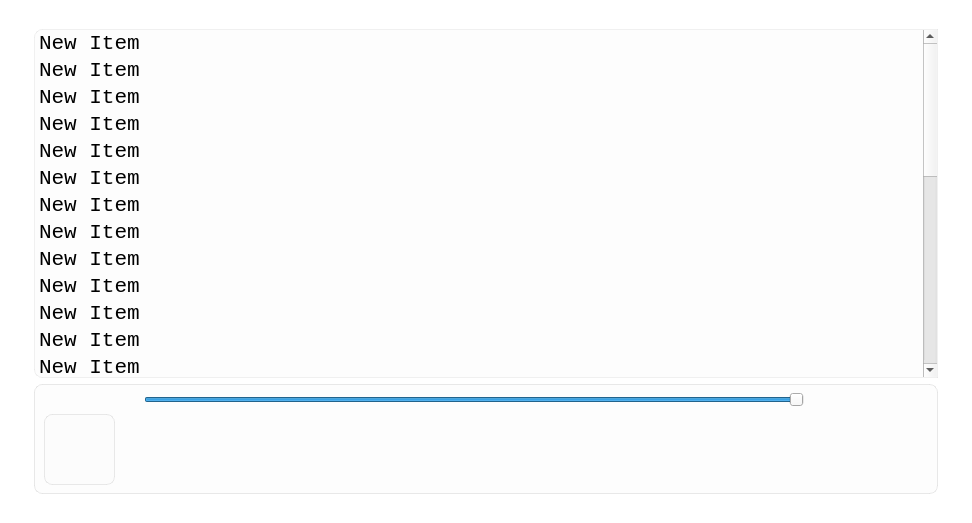
<?xml version="1.0" encoding="UTF-8"?>
<ui version="4.0">
 <class>MainWindow</class>
 <widget class="QMainWindow" name="MainWindow">
  <property name="geometry">
   <rect>
    <x>0</x>
    <y>0</y>
    <width>972</width>
    <height>523</height>
   </rect>
  </property>
  <property name="minimumSize">
   <size>
    <width>972</width>
    <height>0</height>
   </size>
  </property>
  <property name="windowTitle">
   <string>APL - player</string>
  </property>
  <property name="styleSheet">
   <string notr="true">QMainWindow{
background-color: qlineargradient(spread:pad, x1:1, y1:1, x2:0, y2:0, stop:0 rgba(79, 125, 165, 255), stop:1 rgba(255, 255, 255, 255));

background-color:rgb(0,0,0,0);

}</string>
  </property>
  <widget class="QWidget" name="centralwidget">
   <layout class="QGridLayout" name="gridLayout">
    <item row="1" column="1">
     <widget class="QLabel" name="label_3">
      <property name="styleSheet">
       <string notr="true">color:rgba(3,3,3,0);</string>
      </property>
      <property name="text">
       <string>Tex</string>
      </property>
     </widget>
    </item>
    <item row="1" column="2">
     <widget class="QListWidget" name="listmusic">
      <property name="font">
       <font>
        <family>Consolas</family>
        <pointsize>16</pointsize>
       </font>
      </property>
      <property name="styleSheet">
       <string notr="true">QListWidget{
background-color:rgb(249,249,249, 100);
border : 1px solid rgb(217, 217 ,217,100);

border-top-left-radius:8px;
border-bottom-left-radius:8px;
color:black;


}

QListWidget::item{
background-color:rgb(255,255,255,0);;
border : 1px solid rgb(217, 217 ,217, 0);
border-radius:8px;
color:black;
}

QListWidget::item:hover{
background-color:rgb(240, 240, 240, 100);
border : 1px solid rgb(217, 217 ,217, 150);
border-radius:8px;
color:black;
}

QListWidget::item:selected{

background-color:rgb(240, 240, 240, 100);
border : 1px solid rgb(217, 217 ,217,150);
border-radius:8px;
color:black;

}
</string>
      </property>
      <property name="spacing">
       <number>5</number>
      </property>
      <item>
       <property name="text">
        <string>New Item</string>
       </property>
      </item>
      <item>
       <property name="text">
        <string>New Item</string>
       </property>
      </item>
      <item>
       <property name="text">
        <string>New Item</string>
       </property>
      </item>
      <item>
       <property name="text">
        <string>New Item</string>
       </property>
      </item>
      <item>
       <property name="text">
        <string>New Item</string>
       </property>
      </item>
      <item>
       <property name="text">
        <string>New Item</string>
       </property>
      </item>
      <item>
       <property name="text">
        <string>New Item</string>
       </property>
      </item>
      <item>
       <property name="text">
        <string>New Item</string>
       </property>
      </item>
      <item>
       <property name="text">
        <string>New Item</string>
       </property>
      </item>
      <item>
       <property name="text">
        <string>New Item</string>
       </property>
      </item>
      <item>
       <property name="text">
        <string>New Item</string>
       </property>
      </item>
      <item>
       <property name="text">
        <string>New Item</string>
       </property>
      </item>
      <item>
       <property name="text">
        <string>New Item</string>
       </property>
      </item>
      <item>
       <property name="text">
        <string>New Item</string>
       </property>
      </item>
      <item>
       <property name="text">
        <string>New Item</string>
       </property>
      </item>
      <item>
       <property name="text">
        <string>New Item</string>
       </property>
      </item>
      <item>
       <property name="text">
        <string>New Item</string>
       </property>
      </item>
      <item>
       <property name="text">
        <string>New Item</string>
       </property>
      </item>
      <item>
       <property name="text">
        <string>New Item</string>
       </property>
      </item>
      <item>
       <property name="text">
        <string>New Item</string>
       </property>
      </item>
      <item>
       <property name="text">
        <string>New Item</string>
       </property>
      </item>
      <item>
       <property name="text">
        <string>New Item</string>
       </property>
      </item>
      <item>
       <property name="text">
        <string>New Item</string>
       </property>
      </item>
      <item>
       <property name="text">
        <string>New Item</string>
       </property>
      </item>
      <item>
       <property name="text">
        <string>New Item</string>
       </property>
      </item>
      <item>
       <property name="text">
        <string>New Item</string>
       </property>
      </item>
      <item>
       <property name="text">
        <string>New Item</string>
       </property>
      </item>
      <item>
       <property name="text">
        <string>New Item</string>
       </property>
      </item>
      <item>
       <property name="text">
        <string>New Item</string>
       </property>
      </item>
     </widget>
    </item>
    <item row="1" column="4">
     <widget class="QLabel" name="label_2">
      <property name="styleSheet">
       <string notr="true">color:rgba(3,3,3,0);</string>
      </property>
      <property name="text">
       <string>Tex</string>
      </property>
     </widget>
    </item>
    <item row="0" column="2">
     <widget class="QLabel" name="label_4">
      <property name="styleSheet">
       <string notr="true">color:rgba(3,3,3,0);</string>
      </property>
      <property name="text">
       <string>Tex</string>
      </property>
     </widget>
    </item>
    <item row="3" column="2">
     <widget class="QLabel" name="label">
      <property name="styleSheet">
       <string notr="true">color:rgba(3,3,3,0);</string>
      </property>
      <property name="text">
       <string>Tex</string>
      </property>
     </widget>
    </item>
    <item row="2" column="2">
     <widget class="QFrame" name="frame">
      <property name="minimumSize">
       <size>
        <width>0</width>
        <height>110</height>
       </size>
      </property>
      <property name="styleSheet">
       <string notr="true">QFrame{
background-color:rgb(249,249,249, 100);
border : 1px solid rgb(217, 217 ,217, 150);
border-radius:8px;



}</string>
      </property>
      <property name="frameShape">
       <enum>QFrame::StyledPanel</enum>
      </property>
      <property name="frameShadow">
       <enum>QFrame::Raised</enum>
      </property>
      <widget class="QLabel" name="btnplay">
       <property name="geometry">
        <rect>
         <x>620</x>
         <y>30</y>
         <width>61</width>
         <height>61</height>
        </rect>
       </property>
       <property name="styleSheet">
        <string notr="true">QLabel{

border:none;border:none;

background-color:none;


}
</string>
       </property>
       <property name="text">
        <string/>
       </property>
       <property name="pixmap">
        <pixmap>../play.png</pixmap>
       </property>
       <property name="scaledContents">
        <bool>true</bool>
       </property>
      </widget>
      <widget class="QLabel" name="lbltime">
       <property name="geometry">
        <rect>
         <x>10</x>
         <y>10</y>
         <width>71</width>
         <height>20</height>
        </rect>
       </property>
       <property name="styleSheet">
        <string notr="true">border:none;

background-color:none;
</string>
       </property>
       <property name="text">
        <string/>
       </property>
      </widget>
      <widget class="QLabel" name="lbltime_2">
       <property name="geometry">
        <rect>
         <x>810</x>
         <y>10</y>
         <width>61</width>
         <height>16</height>
        </rect>
       </property>
       <property name="styleSheet">
        <string notr="true">border:none;
border:none;

background-color:none;
</string>
       </property>
       <property name="text">
        <string/>
       </property>
      </widget>
      <widget class="QSlider" name="seconds">
       <property name="geometry">
        <rect>
         <x>110</x>
         <y>5</y>
         <width>660</width>
         <height>22</height>
        </rect>
       </property>
       <property name="minimum">
        <number>1</number>
       </property>
       <property name="maximum">
        <number>100</number>
       </property>
       <property name="value">
        <number>100</number>
       </property>
       <property name="orientation">
        <enum>Qt::Horizontal</enum>
       </property>
      </widget>
      <widget class="QLabel" name="musicimg">
       <property name="geometry">
        <rect>
         <x>10</x>
         <y>30</y>
         <width>71</width>
         <height>71</height>
        </rect>
       </property>
       <property name="text">
        <string/>
       </property>
       <property name="scaledContents">
        <bool>true</bool>
       </property>
      </widget>
      <widget class="QLabel" name="title">
       <property name="geometry">
        <rect>
         <x>100</x>
         <y>23</y>
         <width>411</width>
         <height>41</height>
        </rect>
       </property>
       <property name="font">
        <font>
         <family>Segoe UI</family>
         <pointsize>14</pointsize>
         <weight>75</weight>
         <bold>true</bold>
        </font>
       </property>
       <property name="styleSheet">
        <string notr="true">border:none;

background-color:none;
border:none;</string>
       </property>
       <property name="text">
        <string/>
       </property>
      </widget>
      <widget class="QLabel" name="zir">
       <property name="geometry">
        <rect>
         <x>100</x>
         <y>60</y>
         <width>411</width>
         <height>31</height>
        </rect>
       </property>
       <property name="font">
        <font>
         <family>Segoe UI</family>
         <pointsize>10</pointsize>
         <weight>50</weight>
         <bold>false</bold>
        </font>
       </property>
       <property name="styleSheet">
        <string notr="true">border:none;border:none;

background-color:none;
</string>
       </property>
       <property name="text">
        <string/>
       </property>
      </widget>
      <widget class="QLabel" name="nextplay">
       <property name="geometry">
        <rect>
         <x>700</x>
         <y>47</y>
         <width>31</width>
         <height>31</height>
        </rect>
       </property>
       <property name="styleSheet">
        <string notr="true">QLabel{

border:none;
border:none;

background-color:none;

}
</string>
       </property>
       <property name="text">
        <string/>
       </property>
       <property name="pixmap">
        <pixmap>../next.png</pixmap>
       </property>
       <property name="scaledContents">
        <bool>true</bool>
       </property>
      </widget>
      <widget class="QLabel" name="previusplay">
       <property name="geometry">
        <rect>
         <x>570</x>
         <y>47</y>
         <width>31</width>
         <height>31</height>
        </rect>
       </property>
       <property name="styleSheet">
        <string notr="true">QLabel{

border:none;
border:none;

background-color:none;

}
</string>
       </property>
       <property name="text">
        <string/>
       </property>
       <property name="pixmap">
        <pixmap>../previus.png</pixmap>
       </property>
       <property name="scaledContents">
        <bool>true</bool>
       </property>
      </widget>
      <widget class="QLabel" name="repeatplay">
       <property name="geometry">
        <rect>
         <x>750</x>
         <y>53</y>
         <width>31</width>
         <height>21</height>
        </rect>
       </property>
       <property name="styleSheet">
        <string notr="true">QLabel{

border:none;
border:none;

background-color:none;

}
</string>
       </property>
       <property name="text">
        <string/>
       </property>
       <property name="pixmap">
        <pixmap>../repeat.png</pixmap>
       </property>
       <property name="scaledContents">
        <bool>true</bool>
       </property>
      </widget>
      <widget class="QLabel" name="rand">
       <property name="geometry">
        <rect>
         <x>520</x>
         <y>50</y>
         <width>31</width>
         <height>21</height>
        </rect>
       </property>
       <property name="styleSheet">
        <string notr="true">QLabel{

border:none;
border:none;

background-color:none;

}
</string>
       </property>
       <property name="text">
        <string/>
       </property>
       <property name="pixmap">
        <pixmap>../random_off.png</pixmap>
       </property>
       <property name="scaledContents">
        <bool>true</bool>
       </property>
      </widget>
      <widget class="QLabel" name="repeatplay_2">
       <property name="geometry">
        <rect>
         <x>960</x>
         <y>50</y>
         <width>161</width>
         <height>51</height>
        </rect>
       </property>
       <property name="styleSheet">
        <string notr="true">QLabel{

border:none;
border:none;

background-color:none;

}
</string>
       </property>
       <property name="text">
        <string/>
       </property>
       <property name="pixmap">
        <pixmap>../logo.png</pixmap>
       </property>
       <property name="scaledContents">
        <bool>true</bool>
       </property>
      </widget>
      <zorder>lbltime</zorder>
      <zorder>lbltime_2</zorder>
      <zorder>seconds</zorder>
      <zorder>musicimg</zorder>
      <zorder>title</zorder>
      <zorder>zir</zorder>
      <zorder>repeatplay_2</zorder>
      <zorder>rand</zorder>
      <zorder>previusplay</zorder>
      <zorder>btnplay</zorder>
      <zorder>nextplay</zorder>
      <zorder>repeatplay</zorder>
     </widget>
    </item>
   </layout>
  </widget>
 </widget>
 <resources/>
 <connections/>
</ui>
